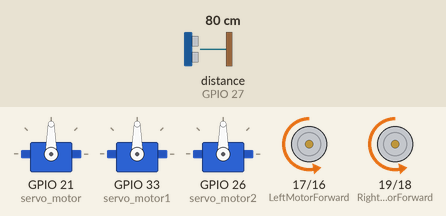
The sketch below on a simulated ESP32. On the bench: 3 × servo, motor-driver pin pairs drawn as motors (green arrow = first pin HIGH = forward, orange = second pin HIGH = backward, longer = more drive, scaled by the enable pin). The inputs (shaded band) are chosen by the test bench; at power-on: distance to the obstacle (sensor on GPIO 27) 80 cm. The echo pulse lasts 58.3 µs per cm.

Above: at 3.9 s.
4.0 s: distance to the obstacle (sensor on GPIO 27) set to 47 cm
5.5 s: distance to the obstacle (sensor on GPIO 27) set to 39 cm
At 6.6 s:
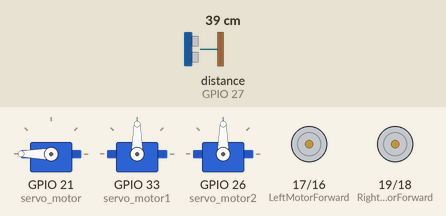
8.5 s: distance to the obstacle (sensor on GPIO 27) set to 60 cm
At 10.7 s:
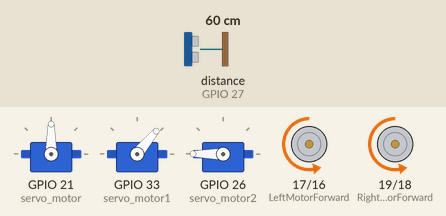
11.4 s: distance to the obstacle (sensor on GPIO 27) set to 2 cm
At 12.6 s:
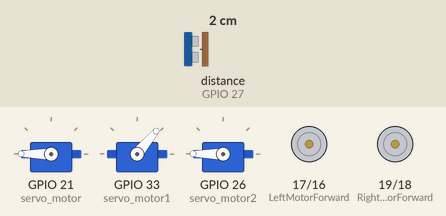
14.4 s: distance to the obstacle (sensor on GPIO 27) set to 120 cm
At 16.11 s:
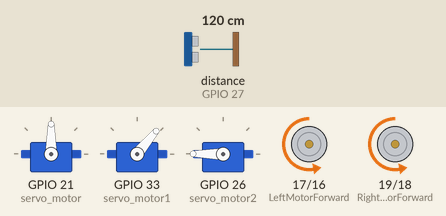
16.2 s: distance to the obstacle (sensor on GPIO 27) set to 4 cm
At 17.9 s:
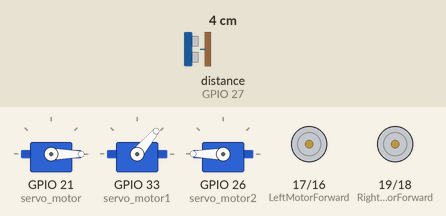
Timing chart, 0 to 20.2 s (numbered marks = the images above; inputs shaded):
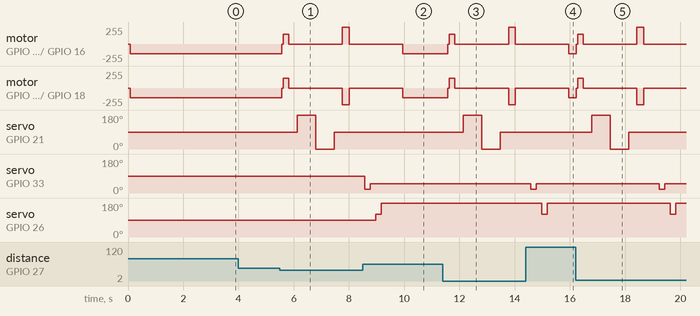

The sketch:

car-rtos.ino
```cpp
/*
 * Blink
 * Turns on an LED on for one second,
 * then off for one second, repeatedly.
 */

 #include <Arduino.h>
 #include <ESP32Servo.h>        //Servo motor library. This is standard library
 #include <NewPing.h>        //Ultrasonic sensor function library. You must install this library
 //#include <pwmWrite.h>
 //our L298N control pins
 const int LeftMotorForward = 17;
 const int LeftMotorBackward = 16;
 const int RightMotorForward = 19;
 const int RightMotorBackward = 18;
 const int enableRightMotor = 12;
 const int enableLeftMotor = 13;

 //sensor pins
 #define trig_pin 14 //analog input 1
 #define echo_pin 27 //analog input 2

 #define maximum_distance 200
 boolean goesForward = false;
 int distance = 100;

 NewPing sonar(trig_pin, echo_pin, maximum_distance); //sensor function
 Servo servo_motor; //our servo name
 Servo servo_motor1; //our servo name
 Servo servo_motor2; //our servo name

 #define MAX_MOTOR_SPEED 150

const int PWMFreq = 1000; /* 1 KHz */
const int PWMResolution = 8;
const int rightMotorPWMSpeedChannel = 4;
const int leftMotorPWMSpeedChannel = 5;

int distanceRight = 0;
int distanceLeft = 0;

QueueHandle_t  q = NULL;

 int readPing(){
  vTaskDelay(pdMS_TO_TICKS(70)); // Delay
   int cm = sonar.ping_cm();
   if (cm==0){
     cm=250;
   }
   return cm;
 }


 void moveStop(){

   digitalWrite(RightMotorForward, LOW);
   digitalWrite(LeftMotorForward, LOW);
   digitalWrite(RightMotorBackward, LOW);
   digitalWrite(LeftMotorBackward, LOW);

   int r = 0;
   int l = 0;

   ledcWrite(rightMotorPWMSpeedChannel, abs(r));
   ledcWrite(leftMotorPWMSpeedChannel, abs(l));
 }

 void moveForward(){

   if(!goesForward){

     goesForward=true;

     digitalWrite(LeftMotorForward, LOW);
     digitalWrite(RightMotorForward, LOW);

     digitalWrite(LeftMotorBackward, HIGH);
     digitalWrite(RightMotorBackward, HIGH);

     ledcWrite(rightMotorPWMSpeedChannel, abs(MAX_MOTOR_SPEED));
     ledcWrite(leftMotorPWMSpeedChannel, abs(MAX_MOTOR_SPEED));
   }
 }

 void moveBackward(){

   goesForward=false;

   digitalWrite(LeftMotorBackward, LOW);
   digitalWrite(RightMotorBackward, LOW);

   digitalWrite(LeftMotorForward, HIGH);
   digitalWrite(RightMotorForward, HIGH);

   int r = -MAX_MOTOR_SPEED;
   int l = -MAX_MOTOR_SPEED;

   ledcWrite(rightMotorPWMSpeedChannel, abs(r));
   ledcWrite(leftMotorPWMSpeedChannel, abs(l));


 }

 void turnRight(){

   digitalWrite(LeftMotorForward, HIGH);
   digitalWrite(RightMotorBackward, HIGH);

   digitalWrite(LeftMotorBackward, LOW);
   digitalWrite(RightMotorForward, LOW);

   int r = -250;
   int l = 250;

   ledcWrite(rightMotorPWMSpeedChannel, abs(r));
   ledcWrite(leftMotorPWMSpeedChannel, abs(l));

   delay(250);

   digitalWrite(LeftMotorForward, HIGH);
   digitalWrite(RightMotorForward, HIGH);

   digitalWrite(LeftMotorBackward, LOW);
   digitalWrite(RightMotorBackward, LOW);


   r = MAX_MOTOR_SPEED;
   l = MAX_MOTOR_SPEED;

   ledcWrite(rightMotorPWMSpeedChannel, abs(r));
   ledcWrite(leftMotorPWMSpeedChannel, abs(l));

 }

 void turnLeft(){

   digitalWrite(LeftMotorBackward, HIGH);
   digitalWrite(RightMotorForward, HIGH);

   digitalWrite(LeftMotorForward, LOW);
   digitalWrite(RightMotorBackward, LOW);

   int r = 250;
   int l = -250;

   ledcWrite(rightMotorPWMSpeedChannel, abs(r));
   ledcWrite(leftMotorPWMSpeedChannel, abs(l));

   delay(250);

   digitalWrite(LeftMotorForward, HIGH);
   digitalWrite(RightMotorForward, HIGH);

   digitalWrite(LeftMotorBackward, LOW);
   digitalWrite(RightMotorBackward, LOW);

   r = MAX_MOTOR_SPEED;
   l = MAX_MOTOR_SPEED;

   ledcWrite(rightMotorPWMSpeedChannel, abs(r));
   ledcWrite(leftMotorPWMSpeedChannel, abs(l));
 }

 int lookRight(){
   servo_motor.write(0);
   delay(500);
   int distance = readPing();
   delay(100);
   servo_motor.write(90);
   return distance;
 }

 int lookLeft(){
   servo_motor.write(180);
   delay(500);
   int distance = readPing();
   delay(100);
   servo_motor.write(90);
   return distance;
   delay(100);
 }

 void TaskMotorCam(void * parameter) {
  while(1) {
    servo_motor1.write(20);
    vTaskDelay(pdMS_TO_TICKS(200)); // Delay
    servo_motor1.write(50);
    vTaskDelay(pdMS_TO_TICKS(200)); // Delay

    servo_motor2.write(120);
    vTaskDelay(pdMS_TO_TICKS(200)); // Delay
    servo_motor2.write(180);
    vTaskDelay(pdMS_TO_TICKS(200)); // Delay

    vTaskDelay(pdMS_TO_TICKS(5000)); // Delay
  }
}
void TaskUltrasonic(void * parameter) {
  if (q == NULL) {
    Serial.println(F("Queue in Measurement task is not ready"));
    return;
  }
  while(1) {
    int distances = readPing();
    if (distances <= 45) {
      moveStop();
      xQueueSend(q, (void *)&distances, (TickType_t )0);
      vTaskDelay(pdMS_TO_TICKS(3000)); // Delay
      servo_motor1.write(20);
      vTaskDelay(pdMS_TO_TICKS(200)); // Delay
      servo_motor1.write(50);
      vTaskDelay(pdMS_TO_TICKS(200)); // Delay

      servo_motor2.write(120);
      vTaskDelay(pdMS_TO_TICKS(200)); // Delay
      servo_motor2.write(180);
      vTaskDelay(pdMS_TO_TICKS(500)); // Delay
    }else{
      moveForward();
    }
    vTaskDelay(pdMS_TO_TICKS(200)); // Delay
  }
}

void TaskMotorControl(void * parameter) {
  int distances;
  if (q == NULL) {
    Serial.println(F("Queue in HTTP socket task is not ready"));
    return;
  }
  while(1) {
    xQueueReceive(q, &distances, portMAX_DELAY);
    distanceRight = 0;
    distanceLeft = 0;
    vTaskDelay(pdMS_TO_TICKS(50)); // Delay

    moveBackward();
    vTaskDelay(pdMS_TO_TICKS(200)); // Delay
    moveStop();
    vTaskDelay(pdMS_TO_TICKS(300)); // Delay

    servo_motor.write(180);
    vTaskDelay(pdMS_TO_TICKS(300)); // Delay
    distanceRight = readPing();
    vTaskDelay(pdMS_TO_TICKS(300)); // Delay
    servo_motor.write(0);

    //distanceRight = lookRight();
    //vTaskDelay(pdMS_TO_TICKS(300)); // Delay

    //servo_motor.write(180);
    vTaskDelay(pdMS_TO_TICKS(300)); // Delay
    distanceLeft = readPing();
    vTaskDelay(pdMS_TO_TICKS(300)); // Delay
    servo_motor.write(90);
    //distanceLeft = lookLeft();
    vTaskDelay(pdMS_TO_TICKS(300)); // Delay

    if (distanceRight <= distanceLeft){
      turnRight();
      moveStop();
    }
    else{
      turnLeft();
      moveStop();
    }
    vTaskDelay(pdMS_TO_TICKS(200)); // Check more frequently if needed
  }
}
 void setup(){

   pinMode(RightMotorForward, OUTPUT);
   pinMode(LeftMotorForward, OUTPUT);
   pinMode(LeftMotorBackward, OUTPUT);
   pinMode(RightMotorBackward, OUTPUT);

   servo_motor.attach(21); //our servo pin
   servo_motor1.attach(33); //our servo pin
   servo_motor2.attach(26); //our servo pin

   //Set up PWM for speed
  ledcSetup(rightMotorPWMSpeedChannel, PWMFreq, PWMResolution);
  ledcSetup(leftMotorPWMSpeedChannel, PWMFreq, PWMResolution);
  ledcAttachPin(enableRightMotor, rightMotorPWMSpeedChannel);
  ledcAttachPin(enableLeftMotor, leftMotorPWMSpeedChannel);
  q = xQueueCreate(20, sizeof(int));
  //xTaskCreate(TaskMotorCam, "TaskMotorCam", 2048, NULL, 1, NULL);
  xTaskCreate(TaskUltrasonic, "UltrasonicSensorTask", 2048, NULL, 1, NULL);
  xTaskCreate(TaskMotorControl, "MotorControlTask", 2048, NULL, 1, NULL);


   servo_motor.write(90);
   delay(2000);
   distance = readPing();
   delay(100);
   distance = readPing();
   delay(100);
   distance = readPing();
   delay(100);
   distance = readPing();
   delay(100);
 }

 void loop(){


 }
```

Measured:
- the behaviour switches between 45 and 44 cm on distance to the obstacle (sensor on GPIO 27) (found by bisection; images 0 and 1)
- after the input at 4.0 s, every drawn part: stays the same
- after the input at 8.5 s, servo on GPIO 21 (servo_motor): stays 90° (without the input it goes to 180° after 2.0 s)
- after the input at 14.4 s, motor on GPIO 17 (LeftMotorForward) / GPIO 16 (LeftMotorBackward), motor on GPIO 19 (RightMotorForward) / GPIO 18 (RightMotorBackward): stopped → backward 149/255 after 1.6 s
